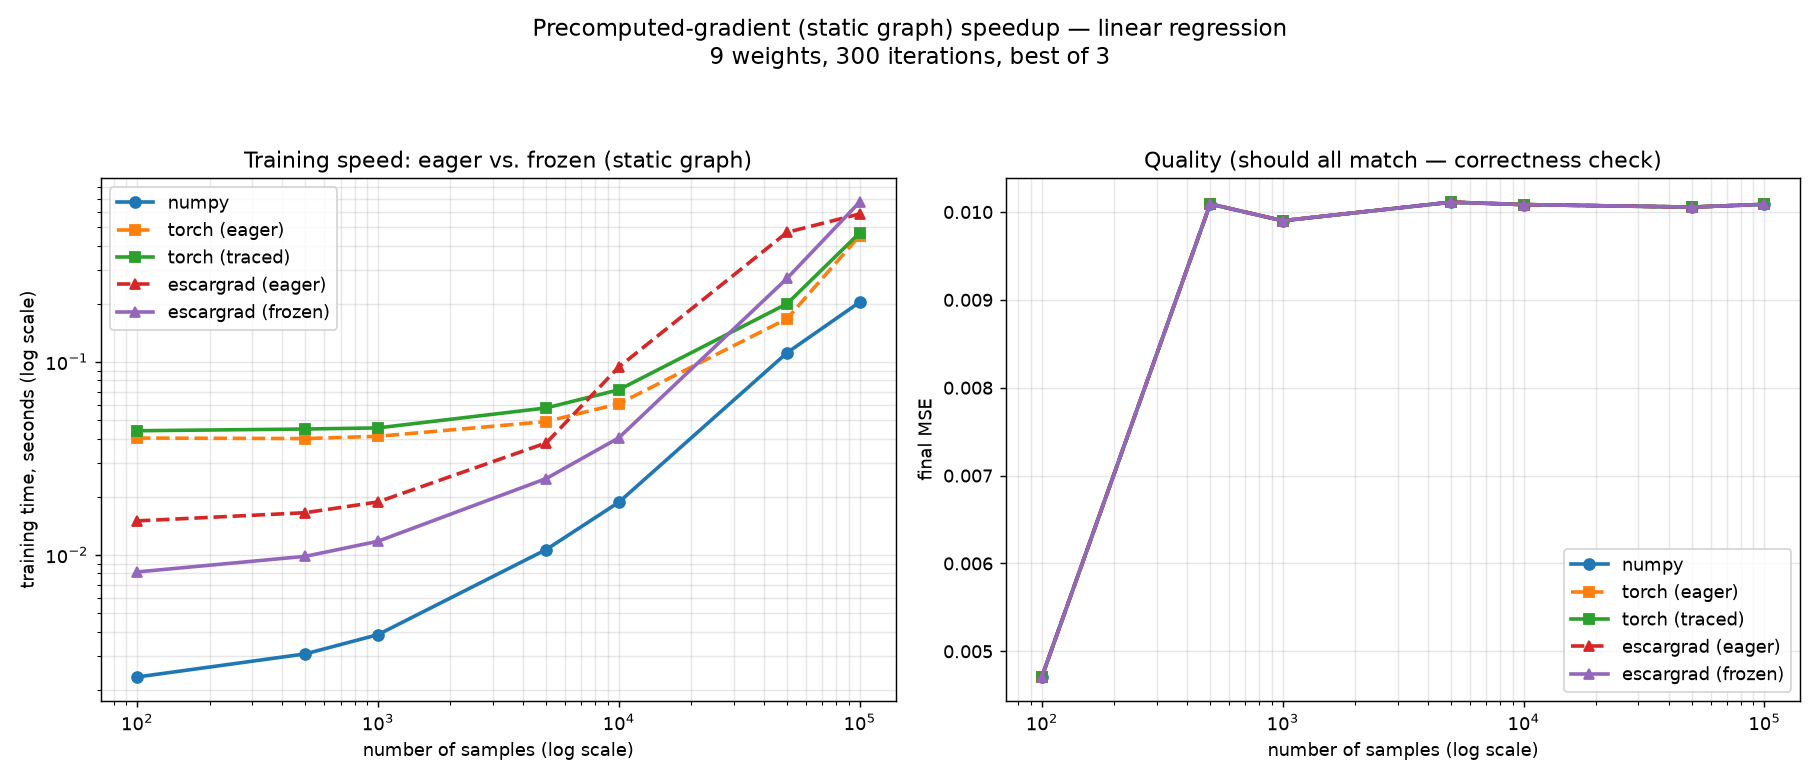

Write Python code to recreate this figure.
"""
Timing experiment: eager vs. frozen (static graph) gradient engines. 🏁🐌

We train the SAME linear regression with five configurations and time each as
the dataset grows:

    numpy              -> gradient hand-derived (no autograd machinery)
    torch (eager)      -> PyTorch autograd, graph rebuilt each step
    torch (traced)     -> PyTorch forward FROZEN with torch.jit.trace
    escargrad (eager)  -> our Snail autograd, trail rebuilt each step
    escargrad (frozen) -> our Snail graph FROZEN once and replayed

The point: freezing removes the per-iteration graph-BUILDING overhead. All five
run identical math, so their final MSE must match — only speed should differ.

Run from anywhere:  python benchmark.py
Output: benchmark.png + a printed table.
"""

import os
import sys
import time

import numpy as np
import torch

# Import the three walkthroughs from the parent regression/ folder.
sys.path.insert(0, os.path.dirname(os.path.dirname(os.path.abspath(__file__))))
from regression_walkthrough_numpy import LinearRegression as NumpyLR
from regression_walkthrough_torch import LinearRegression as TorchLR
from regression_walkthrough_escargrad import LinearRegression as EscargradLR

import matplotlib

matplotlib.use("Agg")  # headless: render straight to a file, no window
import matplotlib.pyplot as plt


# ---- knobs -----------------------------------------------------------------
SAMPLE_SIZES = [100, 500, 1_000, 5_000, 10_000, 50_000, 100_000]
NUM_FEATURES = 8            # weights to learn (plus a bias column)
NUM_ITERATIONS = 300        # gradient-descent steps per training run
REPEATS = 3                 # take the best of N timings (reduces noise)


def make_regression_data(n_samples: int, n_features: int, seed: int = 0):
    """Fake a linear dataset: y = X @ true_w + small noise."""
    rng = np.random.default_rng(seed)
    # np.random uniform features in [-5, 5], with a trailing bias column of 1s
    X = rng.uniform(-5, 5, size=(n_samples, n_features))
    bias = np.ones((n_samples, 1))
    # np.hstack: glue the bias column onto the features -> (n, n_features + 1)
    X = np.hstack([X, bias])
    true_w = rng.uniform(-3, 3, size=n_features + 1)
    y = X @ true_w + rng.normal(0, 0.1, size=n_samples)
    # np.zeros: every engine starts from the same all-zero weights
    return X, y, np.zeros(n_features + 1)


# Each engine is a function (X, y, w0) -> (learned_weights_as_numpy).
def run_numpy(X, y, w0):
    return NumpyLR().train_model(X, y, NUM_ITERATIONS, w0)


def run_torch_eager(X, y, w0):
    w = TorchLR().train_model(
        torch.as_tensor(X), torch.as_tensor(y), NUM_ITERATIONS, torch.as_tensor(w0)
    )
    return np.asarray(w)


def run_torch_traced(X, y, w0):
    w = TorchLR().train_model_traced(
        torch.as_tensor(X), torch.as_tensor(y), NUM_ITERATIONS, torch.as_tensor(w0)
    )
    return np.asarray(w)


def run_escargrad_eager(X, y, w0):
    return EscargradLR().train_model(X, y, NUM_ITERATIONS, w0)


def run_escargrad_frozen(X, y, w0):
    return EscargradLR().train_model_frozen(X, y, NUM_ITERATIONS, w0)


ENGINES = [
    ("numpy", run_numpy),
    ("torch (eager)", run_torch_eager),
    ("torch (traced)", run_torch_traced),
    ("escargrad (eager)", run_escargrad_eager),
    ("escargrad (frozen)", run_escargrad_frozen),
]
STYLE = {  # (color-agnostic) marker + linestyle so eager/frozen pairs are readable
    "numpy": ("o", "-"),
    "torch (eager)": ("s", "--"),
    "torch (traced)": ("s", "-"),
    "escargrad (eager)": ("^", "--"),
    "escargrad (frozen)": ("^", "-"),
}


def time_engine(fn, X, y, w0):
    """Best-of-REPEATS wall-clock time (seconds) + learned weights.

    A warmup run is burned first so caches / lazy init (torch especially) are
    hot before we start the clock — an even playing field across engines.
    """
    fn(X, y, w0)                       # warmup, discarded
    best = float("inf")
    learned = None
    for _ in range(REPEATS):
        start = time.perf_counter()
        learned = fn(X, y, w0)
        best = min(best, time.perf_counter() - start)
    return best, np.asarray(learned, dtype=np.float64)


def main():
    times = {name: [] for name, _ in ENGINES}
    mses = {name: [] for name, _ in ENGINES}

    header = f"{'n':>8} | " + " | ".join(f"{name:>18}" for name, _ in ENGINES)
    print(header)
    print("-" * len(header))

    for n in SAMPLE_SIZES:
        X, y, w0 = make_regression_data(n, NUM_FEATURES)
        cells = []
        for name, fn in ENGINES:
            secs, w = time_engine(fn, X, y, w0)
            times[name].append(secs)
            # np.mean: final mean-squared error — the correctness check
            mses[name].append(float(np.mean((X @ w - y) ** 2)))
            cells.append(f"{secs * 1000:>13.1f}ms")
        print(f"{n:>8} | " + " | ".join(cells))

    # Correctness: every engine should reach essentially the same MSE.
    print("\nFinal MSE at n =", SAMPLE_SIZES[-1], ":")
    for name, _ in ENGINES:
        print(f"  {name:>18}: {mses[name][-1]:.6f}")

    # ---- plot: speed (left) + quality (right) -----------------------------
    fig, (ax_speed, ax_mse) = plt.subplots(1, 2, figsize=(14, 6))

    for name, _ in ENGINES:
        marker, ls = STYLE[name]
        ax_speed.plot(SAMPLE_SIZES, times[name], marker=marker, linestyle=ls,
                      linewidth=2, label=name)
        ax_mse.plot(SAMPLE_SIZES, mses[name], marker=marker, linestyle=ls,
                    linewidth=2, label=name)

    ax_speed.set_xscale("log"); ax_speed.set_yscale("log")
    ax_speed.set_xlabel("number of samples (log scale)")
    ax_speed.set_ylabel("training time, seconds (log scale)")
    ax_speed.set_title("Training speed: eager vs. frozen (static graph)")
    ax_speed.grid(True, which="both", alpha=0.3)
    ax_speed.legend()

    ax_mse.set_xscale("log")
    ax_mse.set_xlabel("number of samples (log scale)")
    ax_mse.set_ylabel("final MSE")
    ax_mse.set_title("Quality (should all match — correctness check)")
    ax_mse.grid(True, which="both", alpha=0.3)
    ax_mse.legend()

    fig.suptitle(
        f"Precomputed-gradient (static graph) speedup — linear regression\n"
        f"{NUM_FEATURES + 1} weights, {NUM_ITERATIONS} iterations, best of {REPEATS}",
        fontsize=13,
    )
    fig.tight_layout(rect=[0, 0, 1, 0.93])

    out_path = os.path.join(os.path.dirname(os.path.abspath(__file__)), "benchmark.png")
    fig.savefig(out_path, dpi=130)
    print(f"\nSaved chart -> {out_path}")


if __name__ == "__main__":
    main()
